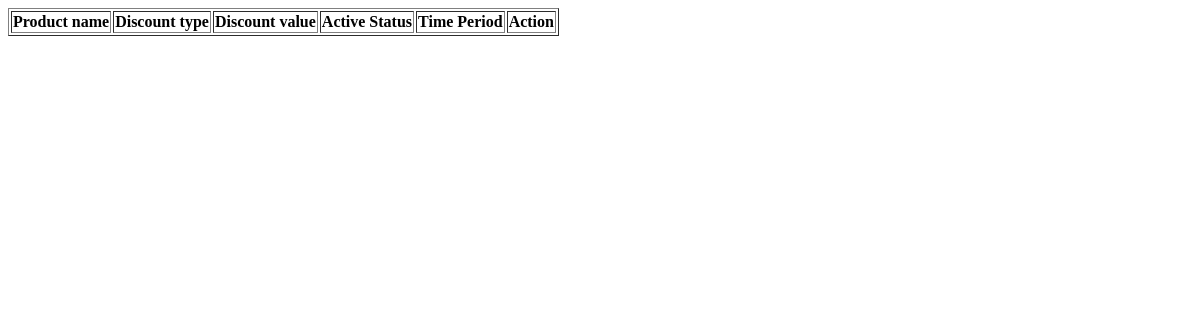
Before: /ManageDiscounts with the older database file.
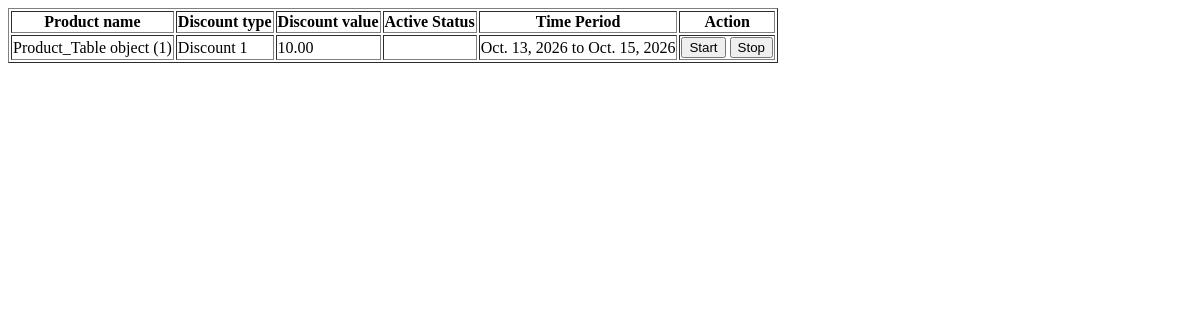
After: the same page with the newer database file.
### RetailIQApp/models.py (models this page shows)
class DiscountTable(models.Model):
    product_id = models.ForeignKey(Product_Table, on_delete=models.CASCADE, null=True, blank=True)
    discount_type = models.CharField(max_length=20, null=True, blank=True)
    discount_value = models.DecimalField(max_digits=10, decimal_places=2, null=True, blank=True)
    start_date = models.DateField(null=True, blank=True)
    end_date = models.DateField(null=True, blank=True)

class Product_Table(models.Model):
    product_name = models.CharField(max_length=20, null=True, blank=True)
    Brand = models.CharField(max_length=20, null=True, blank=True)
    Expiry_Date = models.DateField(null=True, blank=True)
    Manufacturing_Date = models.DateField(null=True, blank=True)
    Category = models.CharField(max_length=20, null=True, blank=True)
    Supplier_Name = models.CharField(max_length=20, null=True, blank=True)
    Supplier_email = models.CharField(max_length=20, null=True, blank=True)
    Supplier_Phone = models.CharField(max_length=20, null=True, blank=True)
    Barcode = models.IntegerField(null=True, blank=True)
    Purchase_Price = models.IntegerField(null=True, blank=True)
    Selling_Price = models.IntegerField(null=True, blank=True)
    Unit = models.IntegerField(null=True, blank=True)
    Description = models.CharField(max_length=20, null=True, blank=True)
    Discount = models.CharField(max_length=20, null=True, blank=True)
    Offers = models.CharField(max_length=20, null=True, blank=True)

### RetailIQApp/views.py (the view)
# urls.py: path('ManageDiscounts',ManageDiscounts.as_view(),name='ManageDiscounts'),
class ManageDiscounts(View):
    def get(self,request):
        obj = DiscountTable.objects.all()
        return render(request,'shop/manageDiscounts.html', {'discount_data':obj})

### templates/Shop/manageDiscounts.html (shortened to what this page needs)
<!DOCTYPE html>
<html lang="en">
<head>
</head>
<body>
    <table border="1">
        <tr>
            <th>Product name</th>
            <th>Discount type</th>
            <th>Discount value</th>
            <th>Active Status</th>
            <th>Time Period</th>
            <th>Action</th>
        </tr>
        {% for i in discount_data %}
        <tr>
            <td>{{ i.product_id }}</td>
            <td>{{ i.discount_type }}</td>
            <td>{{ i.discount_value }}</td>
            <td>{{ i.active_status }}</td>
            <td>{{ i.start_date }} to {{i.end_date}}</td>
            <td><button type="">Start</button>  <button type="">Stop</button> </td>
        </tr>
        {% endfor %}
    </table>
</body>
</html>

Changed rows visible on the page:
added DiscountTable: product_id "Product_Table object (1)", discount_type "Discount 1", discount_value "10.00", start_date "Oct. 13, 2026", end_date "Oct. 15, 2026"
